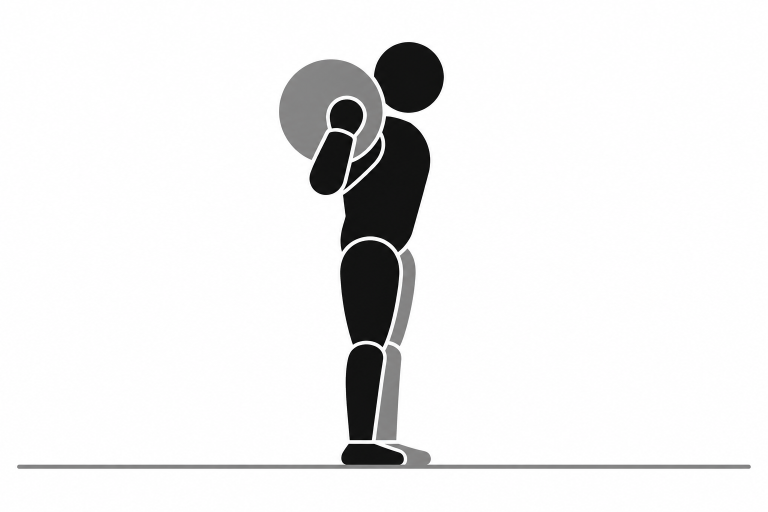
#> input picture art/drawn/back_squat-0.png, 1536 x 1024 px (shown at 1/2 size)
$ python -i trace.py   (imports and definitions only)
#> lines starting #> are read from the running program, lines starting #| are printed output that depends on the picture; after the words box and inside, x2 and y2 are one past the last pixel; in counts of white or black regions, pixels touching at a corner belong together
"""Turns the greyscale drawings in art/drawn into paths the app colours itself.

    python art/trace.py                 # every frame in frames.json that has a drawing
    python art/trace.py --preview FILE  # also a contact sheet in each family's colours

Needs numpy, pillow and potracer (pip install numpy pillow potracer).

Each drawing has three tones: white ground, black ink (the near side of the
body) and grey tint (the far limbs and all equipment). Some have a fourth: red,
the part of the body the movement works, traced as the frame's accent. Every pixel is snapped
to the nearest of the three, the thin grey halo antialiasing leaves around
black shapes is opened away, and each tone is traced with potrace into one SVG
path. The tint path covers everything that isn't ground, so the ink drawn over
it never leaves a hairline seam. The floor line is taken out and every frame
moved so its floor sits at FLOOR: the app draws the floor itself, edge to edge
at any width, and a lift's two frames never jump against each other. The
result is src/data/art.ts: for each movement, its frames as { tint, ink } path
strings on a 768 x 512 view box.
"""

import json
import sys
from pathlib import Path

import numpy as np
import potrace
from PIL import Image, ImageFilter

ART = Path(__file__).parent
OUT = ART.parent / "src" / "data" / "art.ts"
W, H = 768, 512

# Where one tone ends and the next begins, on the drawing's 0-255 grey scale.
INK_BELOW, GROUND_ABOVE = 75, 192
# Where every floor sits, and how thick the app draws it (90% down, as STYLE.md asks).
FLOOR, FLOOR_THICK = 461, 3


def masks(png: Path):
#> called with png = 'drawn/back_squat-0.png'
    image = Image.open(png).convert("RGB").resize((W, H), Image.LANCZOS)
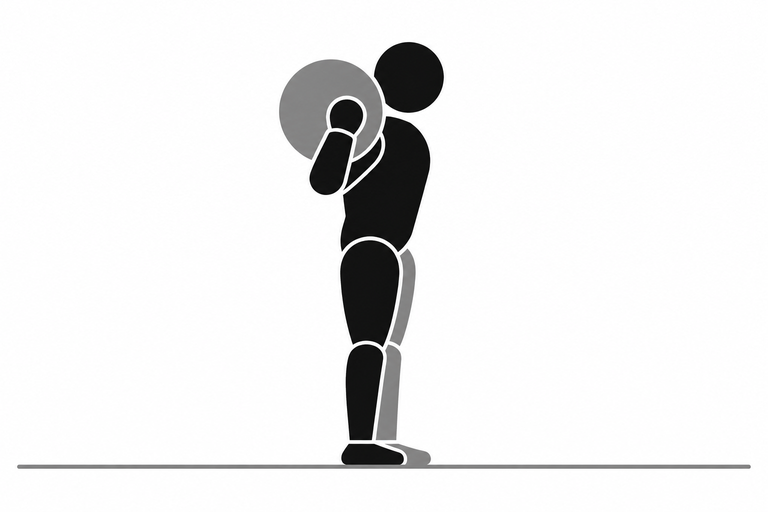
#> image: PIL image 768x512 RGB; mean R, G, B 236.4, 236.2, 236.4
    r, g, b = (np.asarray(image)[..., i].astype(int) for i in range(3))
    # The accent — where the movement works — is drawn red: far more red than
    # green or blue. It is part of the near side of the body, so of the ink too.
    accent = (r - np.maximum(g, b)) > 90
#> accent: shape (512, 768) bool; every value is 0
    a = Image.fromarray((accent * 255).astype(np.uint8))
    accent = np.asarray(a.filter(ImageFilter.MinFilter(3)).filter(ImageFilter.MaxFilter(3))) > 127
    v = np.asarray(image.convert("L"))
    ink = (v < INK_BELOW) | accent
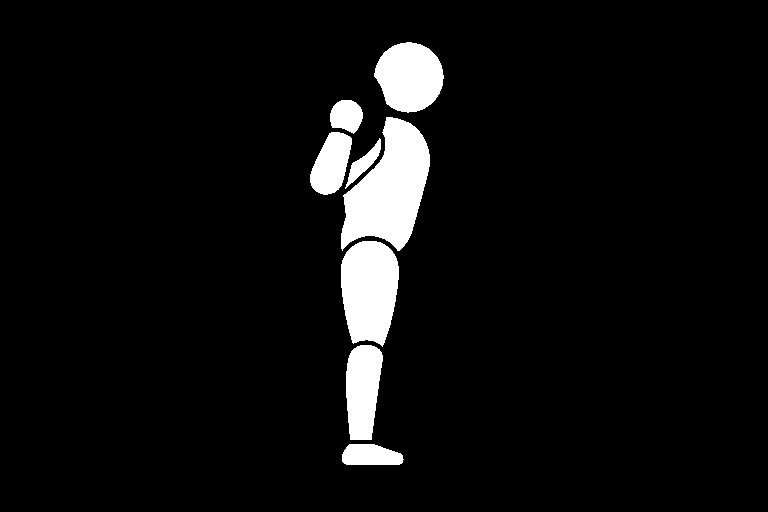
#> ink: shape (512, 768) bool; 5.8% white; 8 white regions, largest, box (x1, y1, x2, y2) and area: (341, 117, 430, 251) 7172, (341, 241, 399, 347) 4897, (374, 42, 444, 113) 3709
    tint = (v >= INK_BELOW) & (v <= GROUND_ABOVE) & ~accent
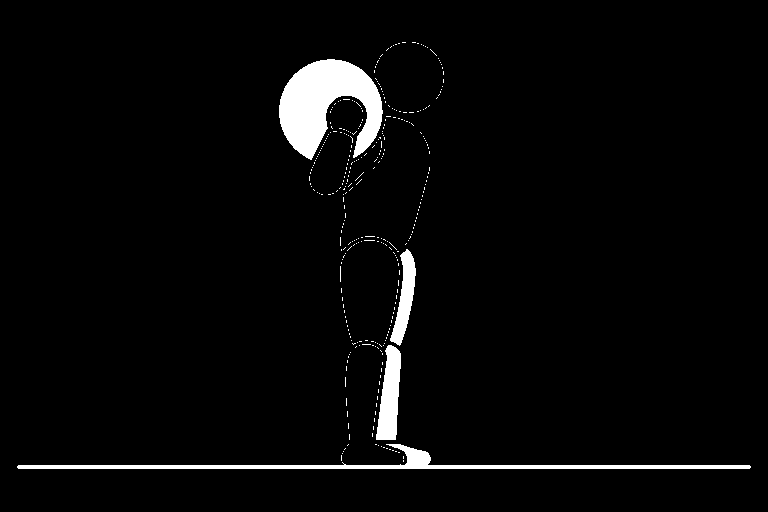
#> tint: shape (512, 768) bool; 3.3% white; 331 white regions (327 under 20 px), largest, box (x1, y1, x2, y2) and area: (279, 59, 383, 160) 6083, (17, 444, 751, 469) 3378, (376, 345, 401, 440) 1577, (390, 249, 416, 346) 1160
    # The floor: rows that are grey across most of the width — found before the
    # clean-up below, which would open a hairline floor away.
    rows = np.where(tint.mean(axis=1) > 0.6)[0]
#> rows = [465, 466, 467, 468]
    # Antialiasing between black and white passes through grey: a halo one or
    # two pixels wide. Opening the grey mask removes it and keeps real shapes.
    t = Image.fromarray((tint * 255).astype(np.uint8))
    t = t.filter(ImageFilter.MinFilter(3)).filter(ImageFilter.MaxFilter(3))
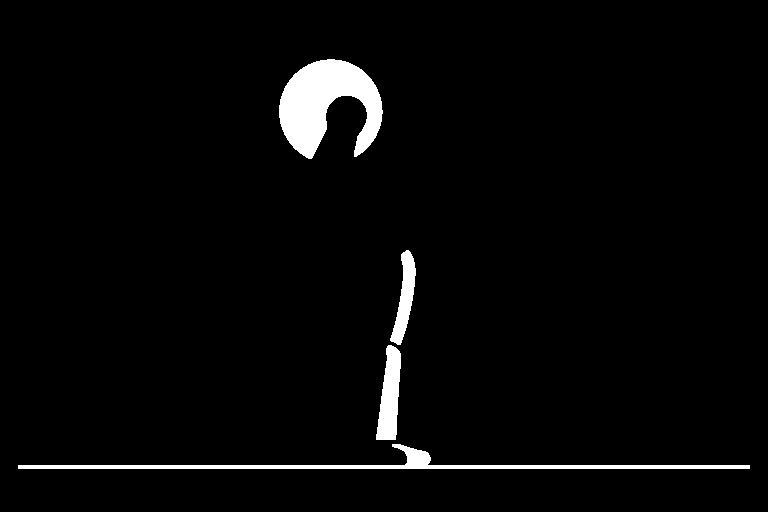
#> t: PIL image 768x512 L; 3.1% white; 4 white regions, box (x1, y1, x2, y2) and area: (279, 59, 383, 159) 6075, (18, 444, 750, 469) 3360, (376, 345, 401, 440) 1575, (390, 250, 416, 345) 1155
    tint = np.asarray(t) > 127
    if len(rows) == 0:
        raise ValueError(f"{png.name}: no floor line found")
    tint = tint.copy()
    tint[rows] = False
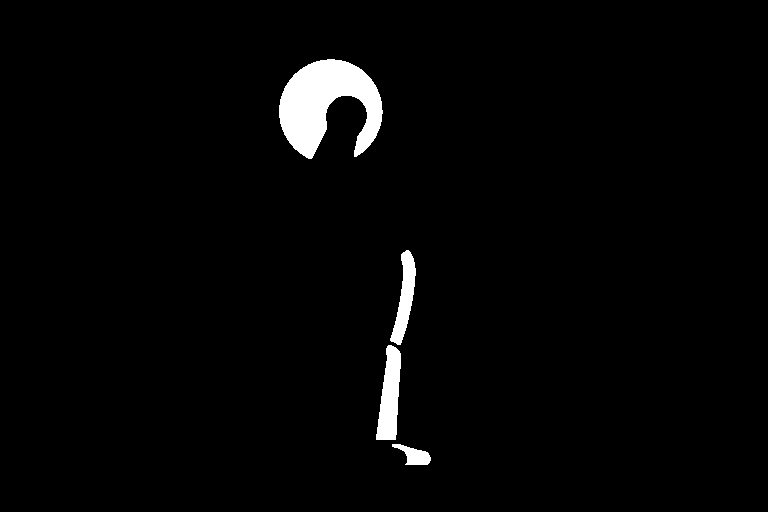
#> tint: shape (512, 768) bool; 2.3% white; 4 white regions, box (x1, y1, x2, y2) and area: (279, 59, 383, 159) 6075, (376, 345, 401, 440) 1575, (390, 250, 416, 345) 1155, (392, 444, 431, 465) 432
    shift = FLOOR - round(rows.mean())
#> shift = -5
    ink, tint, accent = (np.roll(m, shift, axis=0) for m in (ink, tint, accent))
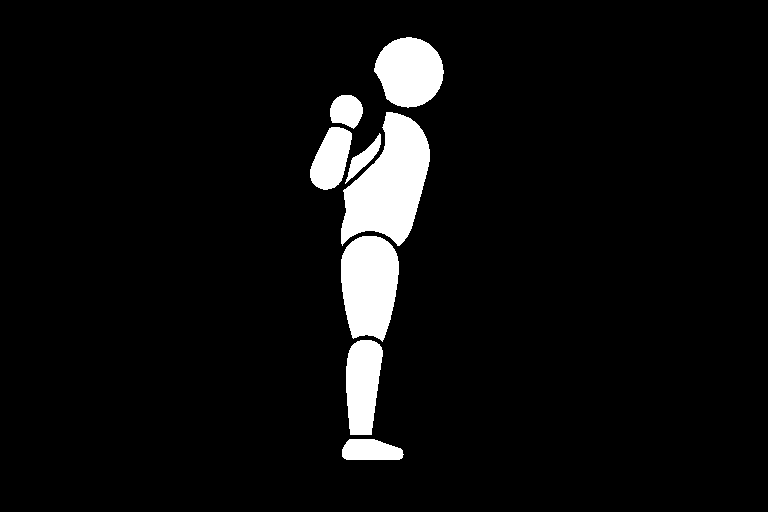
#> ink: shape (512, 768) bool; 5.8% white; 8 white regions, largest, box (x1, y1, x2, y2) and area: (341, 112, 430, 246) 7172, (341, 236, 399, 342) 4897, (374, 37, 444, 108) 3709
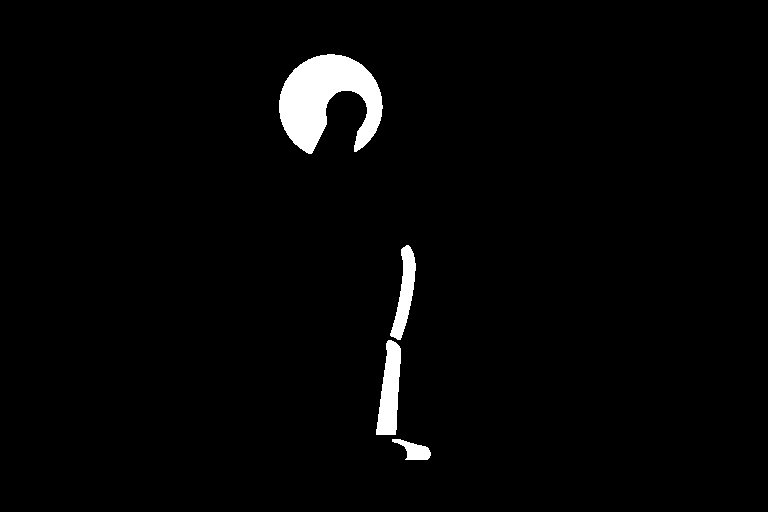
#> tint: shape (512, 768) bool; 2.3% white; 4 white regions, box (x1, y1, x2, y2) and area: (279, 54, 383, 154) 6075, (376, 340, 401, 435) 1575, (390, 245, 416, 340) 1155, (392, 439, 431, 460) 432
    if shift > 0:
        ink[:shift] = tint[:shift] = accent[:shift] = False
    elif shift < 0:
        ink[shift:] = tint[shift:] = accent[shift:] = False
    return ink, tint | ink, accent


# [14 lines left out: function trace, not called in this run]


# The app's family fields and whether each carries white (dark) or navy, as in
# src/constants/theme.ts, and the share of ink in the tint, as in illustration.tsx.
NAVY, WHITE, TINT = "#13325B", "#FFFFFF", 0.42
FIELDS = {
    "push": ("#2277BB", True),
    "pull": ("#23864D", True),
    "legs": ("#F08A24", False),
    "core": ("#D6287E", True),
    "cardio": ("#3CC2CB", False),
    "mobility": ("#F6C12A", False),
}


# [23 lines left out: functions coloured, sheet, not called in this run]


def mix(a, b, t):
    return tuple(round(x * t + y * (1 - t)) for x, y in zip(a, b))


def hex_rgb(h):
    return tuple(int(h[i : i + 2], 16) for i in (1, 3, 5))


# [56 lines left out: function main, not called in this run]


# [2 lines not run here, left out]

>>> result = masks('drawn/back_squat-0.png')

$ run again, on art/drawn/childs_pose-0.png
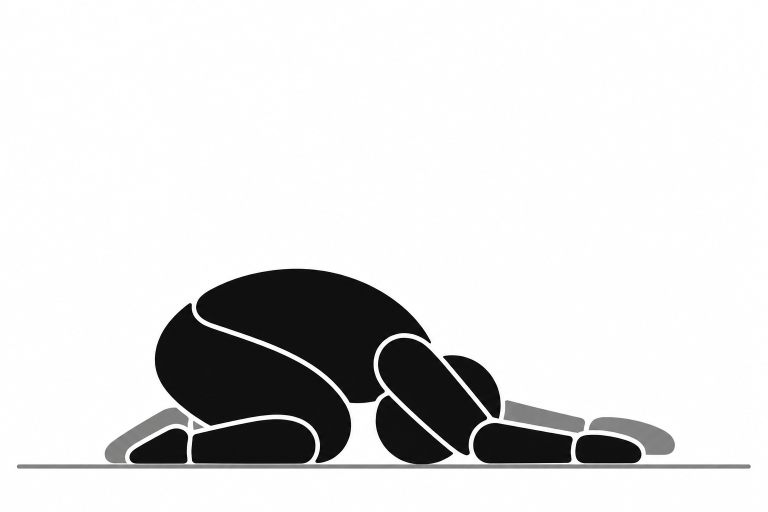
#> input picture art/drawn/childs_pose-0.png, 1536 x 1024 px (shown at 1/2 size)
#> accent: shape (512, 768) bool; every value is 0
#> in masks, `ink = (v < INK_BELOW) | accent`:
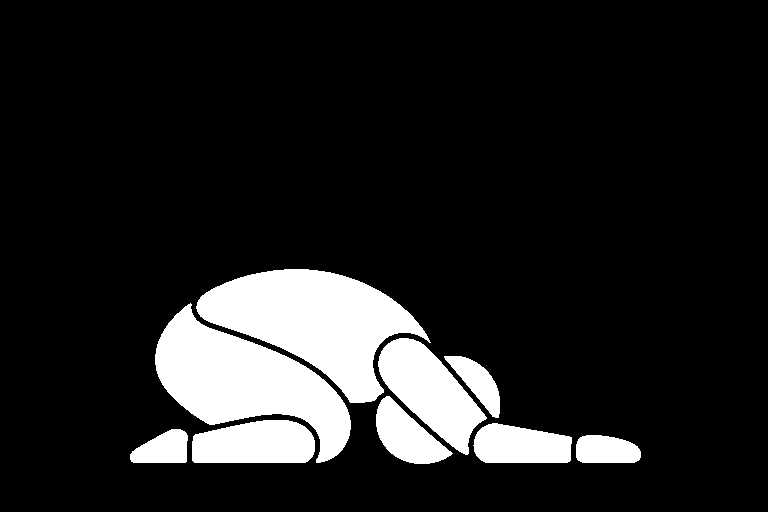
#> ink: shape (512, 768) bool; 13% white; 9 white regions, largest, box (x1, y1, x2, y2) and area: (196, 269, 431, 403) 15788, (155, 303, 351, 463) 14245, (378, 338, 487, 455) 6229
#> rows = [464, 465, 466, 467, 468]
#> shift = -5
#> in masks, `ink, tint, accent = (np.roll(m, shift, axis=0) for m in (ink, tint, ac..`:
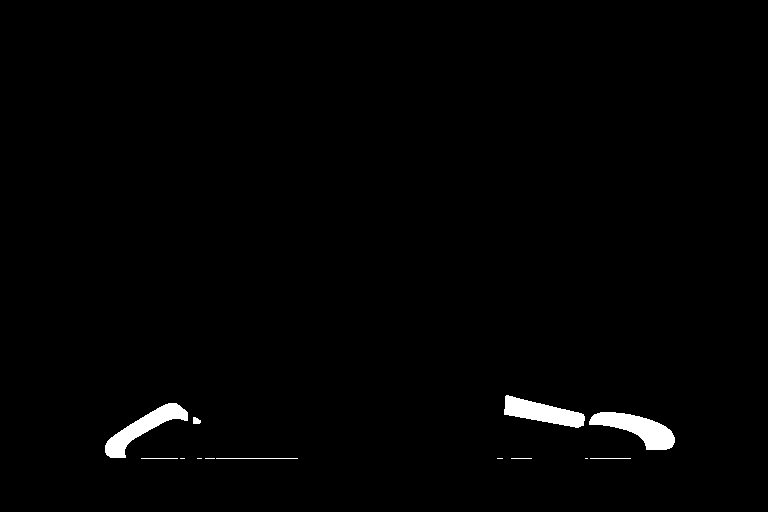
#> tint: shape (512, 768) bool; 1.2% white; 13 white regions (5 under 20 px), largest, box (x1, y1, x2, y2) and area: (589, 412, 675, 450) 1600, (105, 403, 188, 458) 1485, (504, 395, 585, 428) 1384

$ run again, on art/drawn/db_row-1.png
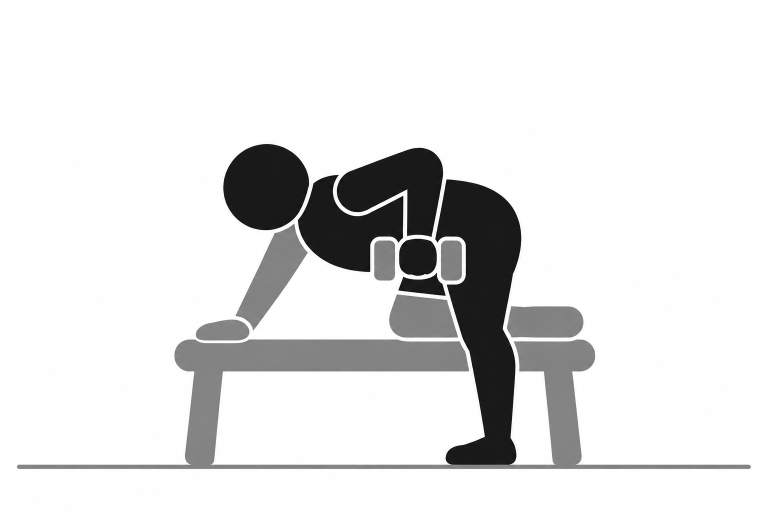
#> input picture art/drawn/db_row-1.png, 1536 x 1024 px (shown at 1/2 size)
#> accent: shape (512, 768) bool; every value is 0
#> in masks, `ink = (v < INK_BELOW) | accent`:
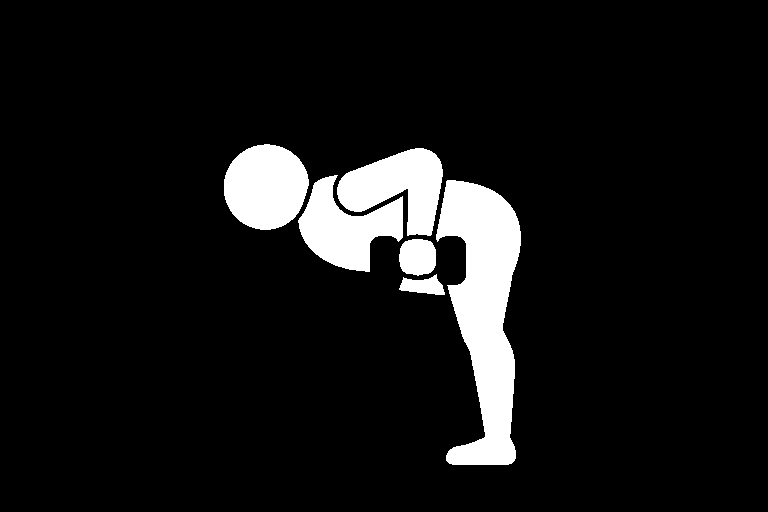
#> ink: shape (512, 768) bool; 8.2% white; 6 white regions, box (x1, y1, x2, y2) and area: (436, 180, 521, 465) 14133, (224, 144, 309, 230) 5670, (337, 148, 443, 236) 5398, (298, 175, 403, 272) 5321, (399, 239, 436, 276) 1155, (399, 274, 445, 295) 594
#> rows = [465, 466, 467, 468]
#> shift = -5
#> in masks, `ink, tint, accent = (np.roll(m, shift, axis=0) for m in (ink, tint, ac..`:
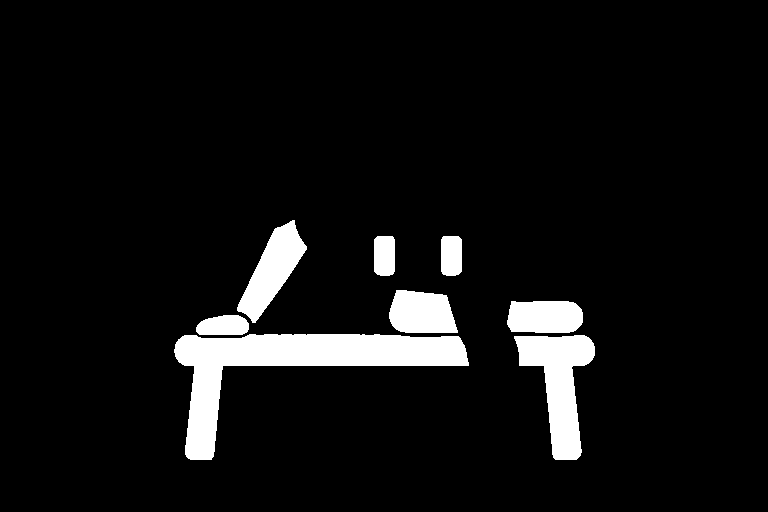
#> tint: shape (512, 768) bool; 6.8% white; 8 white regions, largest, box (x1, y1, x2, y2) and area: (174, 334, 469, 460) 11521, (514, 335, 595, 460) 4948, (237, 220, 307, 323) 3115

$ run again, on art/drawn/downward_dog-0.png
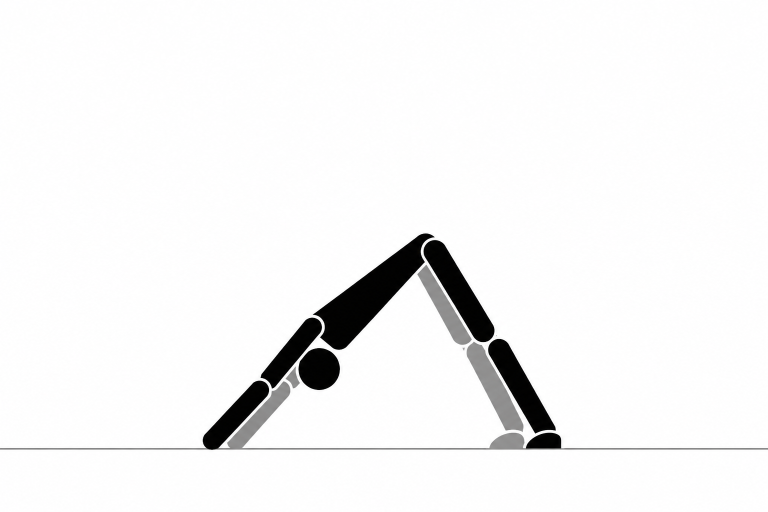
#> input picture art/drawn/downward_dog-0.png, 1536 x 1024 px (shown at 1/2 size)
#> accent: shape (512, 768) bool; every value is 0
#> rows = [448, 449]
#> shift = 13
#> in masks, `ink, tint, accent = (np.roll(m, shift, axis=0) for m in (ink, tint, ac..`:
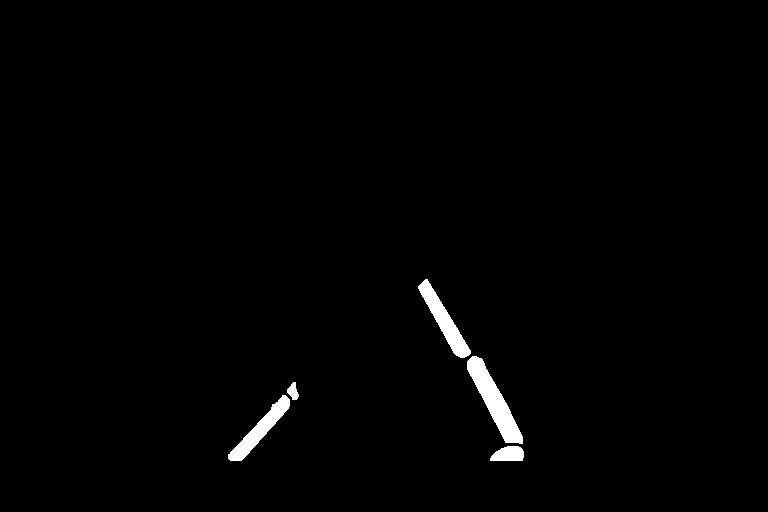
#> tint: shape (512, 768) bool; 1.2% white; 5 white regions, box (x1, y1, x2, y2) and area: (467, 356, 523, 444) 1727, (418, 279, 471, 358) 1226, (228, 395, 290, 461) 1120, (490, 446, 524, 461) 413, (287, 382, 299, 400) 133
